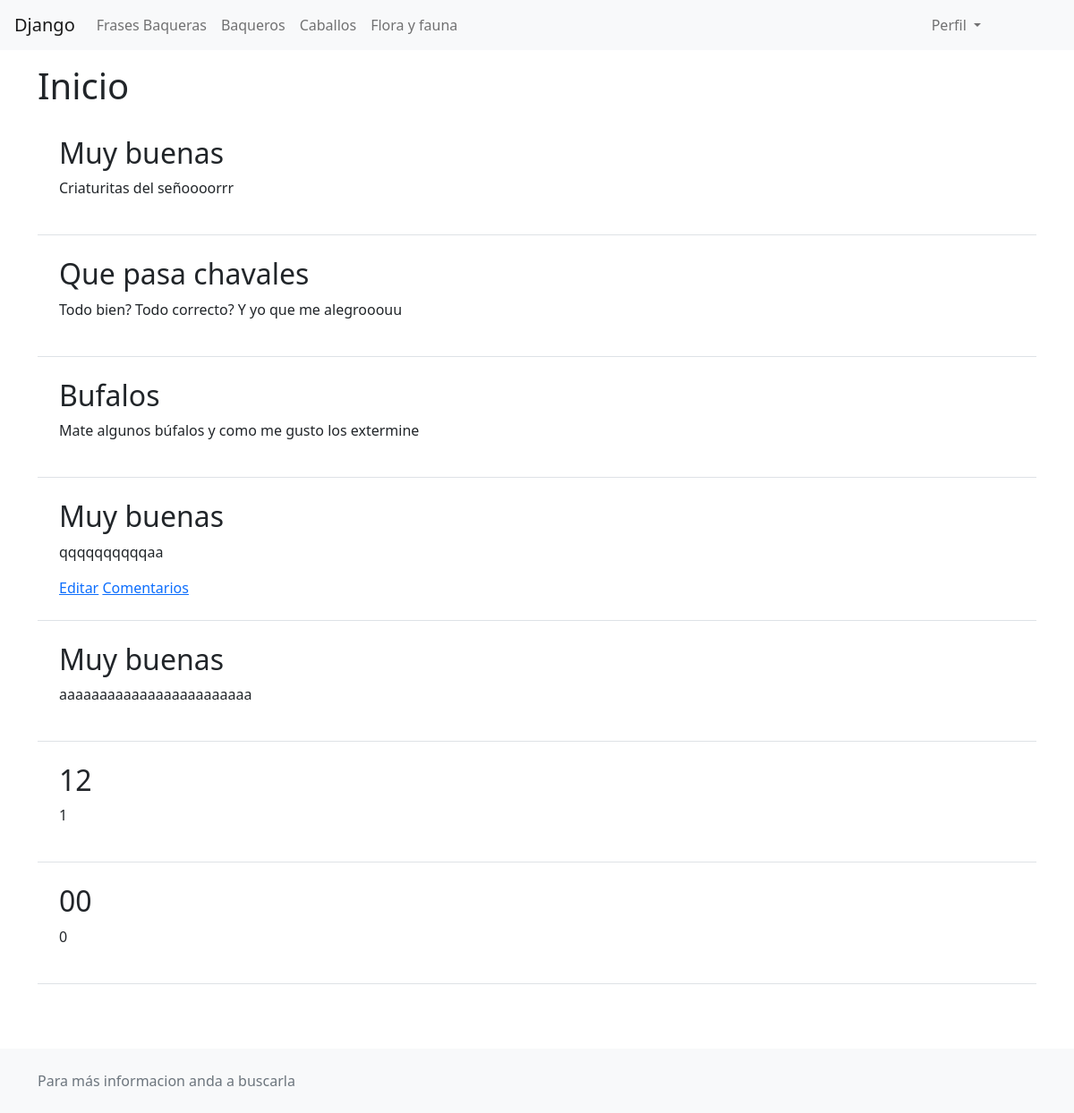
Screenshot of / (signed in) with the database file from the repository.
### base/models.py (models this page shows, shortened)
class Post(models.Model):
    title = models.CharField(max_length=200)
    text = models.TextField()
    update = models.DateTimeField(auto_now=True)
    created = models.DateTimeField(auto_now_add=True)
    user = models.ForeignKey(User, null=True, on_delete=models.SET_NULL)

### base/views.py (the view)
# urls.py: path('', views.home),
def home(request):
    posts = Post.objects.all() #se puede ordenar, despues del "objects." colocar "order_by('X')" siendo "X" como se ordenaría. Ej: cambiando la "X" por "-created" se ordenara por fecha de más reciente a la más vieja
    return render(request, 'home.html', {'posts': posts})

### templates/home.html
{% extends "layouts/main.html" %}
{% block content %}
<h1>Inicio</h1>
{% for p in posts %}
    <div class="p-4 border-bottom">
    <h2>{{p.title}}</h2>
    <p> {{p.text}} </p>
    {% if request.user.is_authenticated %}
        {% if  request.user == p.user %}
        <a href="/post/{{p.id}}">Editar</a>
        <a href="/coment/{{p.id}}">Comentarios</a>
        {% endif %}
    {% endif %}
    </div>
{% endfor %}
{% endblock %}

### static/style/estilo.css (style rules this page uses)
* { margin: 0; padding: 0; }

### rows the page displays
Post: title "Muy buenas", text "Criaturitas del señoooorrr"
Post: title "Que pasa chavales", text "Todo bien? Todo correcto? Y yo que me alegrooouu"
Post: title "Bufalos", text "Mate algunos búfalos y como me gusto los extermine"
Post: title "Muy buenas", text "qqqqqqqqqqaa"
Post: title "Muy buenas", text "aaaaaaaaaaaaaaaaaaaaaaaa"
Post: title "12", text "1"
Post: title "00", text "0"
